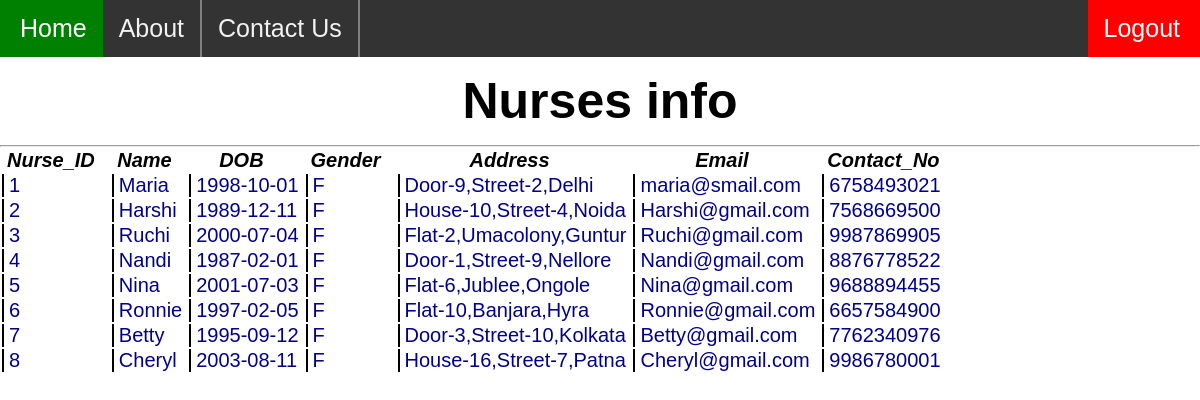
The page /php_scripts/nurses/view_nurses.php (signed in) on the database its author committed.
### tables this page shows
CREATE TABLE `Nurses` (
  `Nurse_ID` int(11) NOT NULL,
  `Name` varchar(25) DEFAULT NULL,
  `DOB` date DEFAULT NULL,
  `Gender` char(1) DEFAULT NULL,
  `Address` varchar(50) DEFAULT NULL,
  `Email` varchar(30) DEFAULT NULL,
  `Contact_No` varchar(15) DEFAULT NULL,
  PRIMARY KEY (`Nurse_ID`)
);

### php_scripts/nurses/view_nurses.php (the view, shortened to what this page needs)
<!DOCTYPE html>
<html>
<head>
	<link rel="stylesheet" href="../styles/view_emp.css">
</head>
<body>
<?php include "../include/header.php" ?>
        <?php $conn = mysqli_connect("localhost","root","password","Hospital");
        $command = "SELECT * FROM Nurses";
        $ans = $conn->query($command);
            if(mysqli_num_rows($ans) > 0)
            {
                echo "<h2 id='main_heading'>Nurses info</h2>";
                echo "<table>";
                echo "<tr>";
                echo "<th><em class='header_row'> Nurse_ID </em></th>";
                echo "<th><em class='header_row'>Name</em></th>";
                echo "<th><em class='header_row'>DOB</em></th>";
                echo "<th><em class='header_row'>Gender</em></th>";
                echo "<th><em class='header_row'>Address</em></th>";
                echo "<th><em class='header_row'>Email</em></th>";
                echo "<th><em class='header_row'>Contact_No</em></th>";
                echo "</tr>";
                echo "<hr>";
            while($table_row = mysqli_fetch_array($ans))
            {
                echo "<tr>";
                echo "<td class='other_row'>" .$table_row['Nurse_ID']. "</td>";
                echo "<td class='other_row'>" .$table_row['Name']. "</td>";
                echo "<td class='other_row'>" .$table_row['DOB']. "</td>";
                echo "<td class='other_row'>" .$table_row['Gender']. "</td>";
                echo "<td class='other_row'>" .$table_row['Address']. "</td>";
                echo "<td class='other_row'>" .$table_row['Email']. "</td>";
                echo "<td class='other_row'>" .$table_row['Contact_No']. "</td>";
                echo "</tr>";
            }
                echo "</table>";
        }
         else
         {
            echo "<h2>Sorry no Nurses here</h2>";
         }?>
</body>
</html>

### php_scripts/styles/view_emp.css (style rules this page uses)
* { margin: 0; padding: 0; font-family: sans-serif; }
#main_heading { color: black; margin: 15px 0; font-size: 50px; text-align: center; }
.header_row { color: black; font-size: larger; text-decoration: none; margin-right: 10px; padding: 0 5px; font-size: 20px; }
.other_row { color: darkblue; border-left: 2px solid black; margin-right: 10px; padding: 0 5px; font-size: 20px; }

### rows shown on the page
nurses: Nurse_ID "1", Name "Maria", DOB "1998-10-01", Gender "F", Address "Door-9,Street-2,Delhi", Email "maria@smail.com", Contact_No "6758493021"
nurses: Nurse_ID "2", Name "Harshi", DOB "1989-12-11", Gender "F", Address "House-10,Street-4,Noida", Email "Harshi@gmail.com", Contact_No "7568669500"
nurses: Nurse_ID "3", Name "Ruchi", DOB "2000-07-04", Gender "F", Address "Flat-2,Umacolony,Guntur", Email "Ruchi@gmail.com", Contact_No "9987869905"
nurses: Nurse_ID "4", Name "Nandi", DOB "1987-02-01", Gender "F", Address "Door-1,Street-9,Nellore", Email "Nandi@gmail.com", Contact_No "8876778522"
nurses: Nurse_ID "5", Name "Nina", DOB "2001-07-03", Gender "F", Address "Flat-6,Jublee,Ongole", Email "Nina@gmail.com", Contact_No "9688894455"
nurses: Nurse_ID "6", Name "Ronnie", DOB "1997-02-05", Gender "F", Address "Flat-10,Banjara,Hyra", Email "Ronnie@gmail.com", Contact_No "6657584900"
nurses: Nurse_ID "7", Name "Betty", DOB "1995-09-12", Gender "F", Address "Door-3,Street-10,Kolkata", Email "Betty@gmail.com", Contact_No "7762340976"
nurses: Nurse_ID "8", Name "Cheryl", DOB "2003-08-11", Gender "F", Address "House-16,Street-7,Patna", Email "Cheryl@gmail.com", Contact_No "9986780001"
